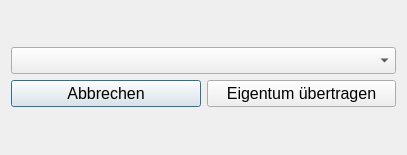
<?xml version="1.0" encoding="UTF-8"?>
<ui version="4.0">
 <class>Dialog</class>
 <widget class="QDialog" name="Dialog">
  <property name="geometry">
   <rect>
    <x>0</x>
    <y>0</y>
    <width>407</width>
    <height>155</height>
   </rect>
  </property>
  <property name="font">
   <font>
    <pointsize>12</pointsize>
   </font>
  </property>
  <property name="windowTitle">
   <string>Dialog</string>
  </property>
  <layout class="QVBoxLayout" name="verticalLayout">
   <item>
    <spacer name="verticalSpacer_2">
     <property name="orientation">
      <enum>Qt::Orientation::Vertical</enum>
     </property>
     <property name="sizeHint" stdset="0">
      <size>
       <width>20</width>
       <height>40</height>
      </size>
     </property>
    </spacer>
   </item>
   <item>
    <widget class="QComboBox" name="admins"/>
   </item>
   <item>
    <layout class="QHBoxLayout" name="horizontalLayout">
     <item>
      <widget class="QPushButton" name="cancel">
       <property name="text">
        <string>Abbrechen</string>
       </property>
      </widget>
     </item>
     <item>
      <widget class="QPushButton" name="commit">
       <property name="text">
        <string>Eigentum übertragen</string>
       </property>
      </widget>
     </item>
    </layout>
   </item>
   <item>
    <spacer name="verticalSpacer">
     <property name="orientation">
      <enum>Qt::Orientation::Vertical</enum>
     </property>
     <property name="sizeHint" stdset="0">
      <size>
       <width>20</width>
       <height>40</height>
      </size>
     </property>
    </spacer>
   </item>
  </layout>
 </widget>
 <resources/>
 <connections/>
</ui>
